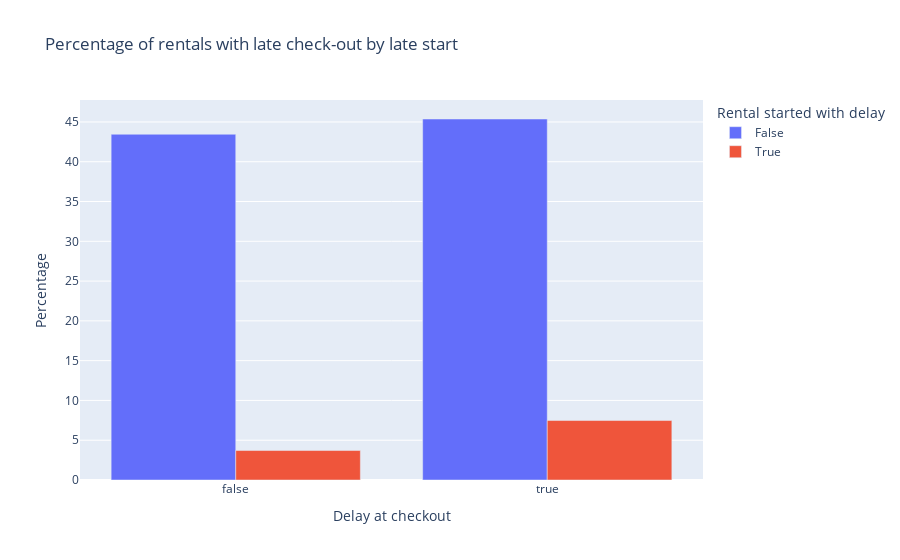

Here is the notebook cell this chart was saved with:
### Markdown cell above
We already know that more than half of all rentals end late, but this chart takes our analysis a step further. We can see that connected cars tend to be proportionally less late at the checkout, probably thanks to their faster procedure. Also, it's clear that delay at checkout is mainly within the range 0 to 120 minutes (2 hours), with a majority under 30.

### Code cell
df_delay_impact = df_delay[(df_delay["delay_checkout_range"]!="NA") & (~df_delay["previous_ended_rental_id"].isna())]\
    .groupby(["delay_at_checkout", "rental_started_with_delay"]).size().reset_index(name="count")
df_delay_impact["percentage"] = compute_percentage_on_column(df_delay_impact["count"])

fig_5 = px.bar(
    data_frame=df_delay_impact,
    x="delay_at_checkout",
    y="percentage",
    color="rental_started_with_delay",
    labels={
        "rental_started_with_delay": "Rental started with delay",
        "percentage": "Percentage",
        "delay_at_checkout": "Delay at checkout"
    },
    title="Percentage of rentals with late checkout by late start",
    barmode="group"
)

fig_5.show()

### Figure 1 — Plotly figure (JSON) as saved in the notebook; plotly's stock layout.template omitted (floating-point values rounded to 4 significant figures)
{"data": [{"alignmentgroup": "True", "hovertemplate": "Rental started with delay=False<br>Delay at checkout=%{x}<br>Percentage=%{y}<extra></extra>", "legendgroup": "False", "marker": {"color": "#636efa", "pattern": {"shape": ""}}, "name": "False", "offsetgroup": "False", "orientation": "v", "showlegend": true, "textposition": "auto", "type": "bar", "x": [false, true], "xaxis": "x", "y": [43.45, 45.37], "yaxis": "y"}, {"alignmentgroup": "True", "hovertemplate": "Rental started with delay=True<br>Delay at checkout=%{x}<br>Percentage=%{y}<extra></extra>", "legendgroup": "True", "marker": {"color": "#EF553B", "pattern": {"shape": ""}}, "name": "True", "offsetgroup": "True", "orientation": "v", "showlegend": true, "textposition": "auto", "type": "bar", "x": [false, true], "xaxis": "x", "y": [3.704, 7.474], "yaxis": "y"}], "layout": {"barmode": "group", "legend": {"title": {"text": "Rental started with delay"}, "tracegroupgap": 0}, "title": {"text": "Percentage of rentals with late check-out by late start"}, "xaxis": {"anchor": "y", "domain": [0, 1], "title": {"text": "Delay at checkout"}}, "yaxis": {"anchor": "x", "domain": [0, 1], "title": {"text": "Percentage"}}}}
